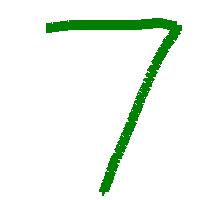
#> input picture exercises/Module_4_CNN/seven.jpg, 200 x 200 px
$ python ImageResize.py   (older library calls are emulated)
#> lines starting #> are read from the running program, lines starting #| are printed output that depends on the picture
from PIL import Image

img = Image.open('seven.jpg') # image extension *.png,*.jpg
#> img is the input picture: PIL image 200x200 RGB; mean R, G, B 235.5, 244.7, 235.5
new_width  = 28
new_height = 28
img = img.resize((new_width, new_height), Image.ANTIALIAS)
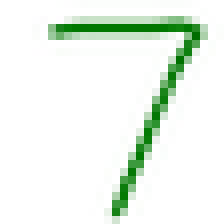
#> img: PIL image 28x28 RGB (shown 8 times larger); mean R, G, B 234.6, 244.1, 234.7
img2 = img.convert('L')
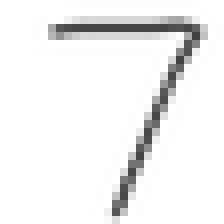
#> img2: PIL image 28x28 L (shown 8 times larger); min 65, max 255, mean 240.2
img2.save('newseven.jpg') # format may what u want ,*.png,*jpg,*.gif

import numpy as np
imgnew = Image.open('newseven.jpg')
im = np.asarray(imgnew)
print(im.shape)
#| (28, 28)

$ run again, with exercises/Module_4_CNN/cat.jpg copied over exercises/Module_4_CNN/seven.jpg
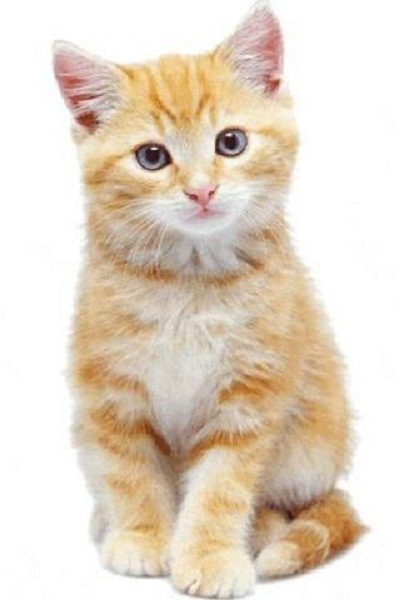
#> input picture exercises/Module_4_CNN/cat.jpg, 400 x 600 px
#> img is the input picture: PIL image 400x600 RGB; mean R, G, B 228.6, 215.5, 199.7
#> `img = img.resize((new_width, new_height), Image.ANTIALIAS)`:
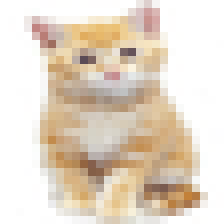
#> img: PIL image 28x28 RGB (shown 8 times larger); mean R, G, B 228.5, 215.3, 199.4
#> `img2 = img.convert('L')`:
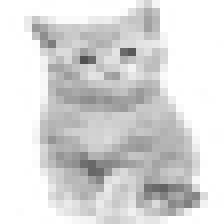
#> img2: PIL image 28x28 L (shown 8 times larger); min 81, max 255, mean 217.4
#| (28, 28)

$ run again, with exercises/Module_4_CNN/temp.jpg copied over exercises/Module_4_CNN/seven.jpg
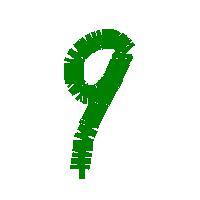
#> input picture exercises/Module_4_CNN/temp.jpg, 200 x 200 px
#> img is the input picture: PIL image 200x200 RGB; mean R, G, B 226.5, 240.2, 226.6
#> `img = img.resize((new_width, new_height), Image.ANTIALIAS)`:
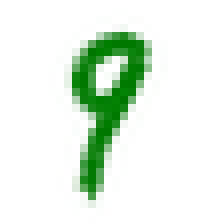
#> img: PIL image 28x28 RGB (shown 8 times larger); mean R, G, B 226.4, 239.9, 226.5
#> `img2 = img.convert('L')`:
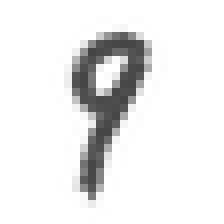
#> img2: PIL image 28x28 L (shown 8 times larger); min 69, max 255, mean 234.4
#| (28, 28)

$ run again, with exercises/Module_4_CNN/two.jpg copied over exercises/Module_4_CNN/seven.jpg
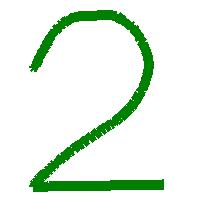
#> input picture exercises/Module_4_CNN/two.jpg, 200 x 200 px
#> img is the input picture: PIL image 200x200 RGB; mean R, G, B 225.3, 239.4, 225.4
#> `img = img.resize((new_width, new_height), Image.ANTIALIAS)`:
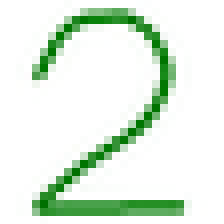
#> img: PIL image 28x28 RGB (shown 8 times larger); mean R, G, B 224.2, 238.6, 224.2
#> `img2 = img.convert('L')`:
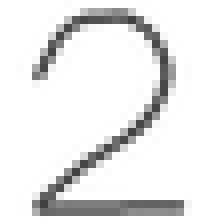
#> img2: PIL image 28x28 L (shown 8 times larger); min 66, max 255, mean 232.7
#| (28, 28)
